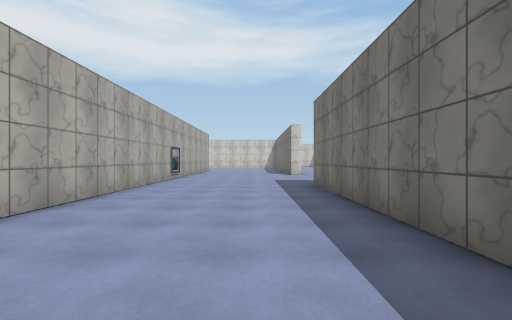
[1] (above)

24 first-person views from a walk through a scene from a Unity 3-D project. The camera is 1.5 m above the floor, looks level and sees 90° across. The floor is counted in squares, 2 m on a side. Each view is taken from the middle of a square. On the plan, view 1 faces up. The plan holds only what a view shows up to about 9 squares ahead; the rest is blank. The place goes on beyond the plan. Some animated figures are left out. Some surface patterns are stand-ins.

[2]
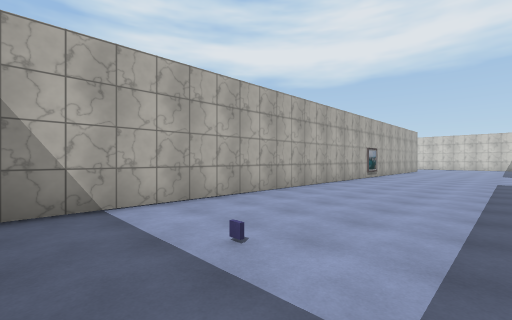

[3]
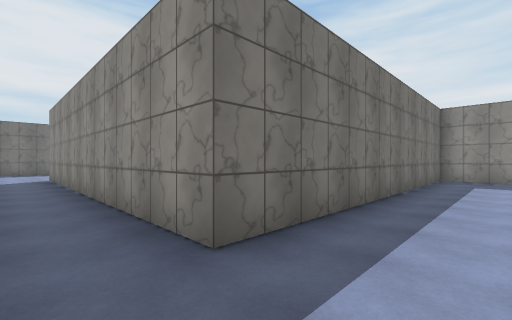

[4]
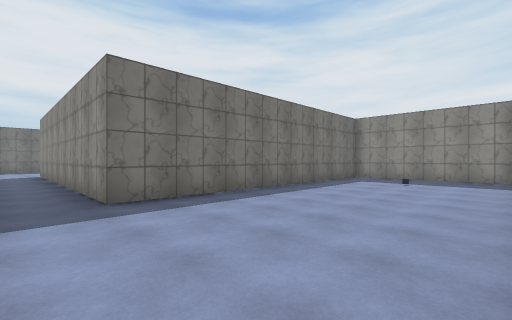

[5]
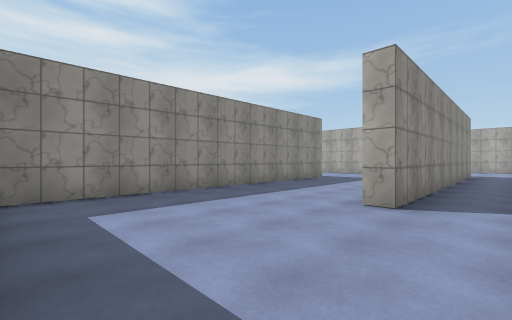

[6]
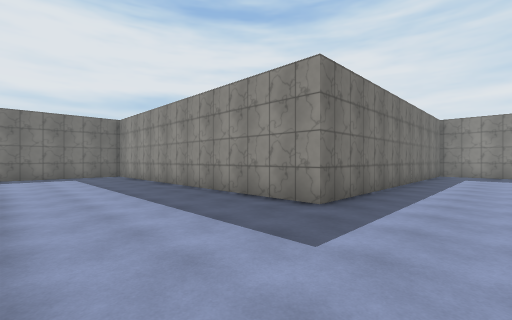

[7]
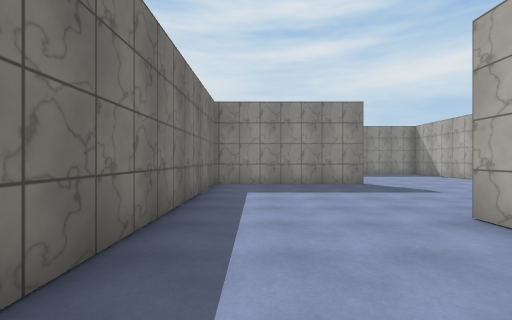

[8]
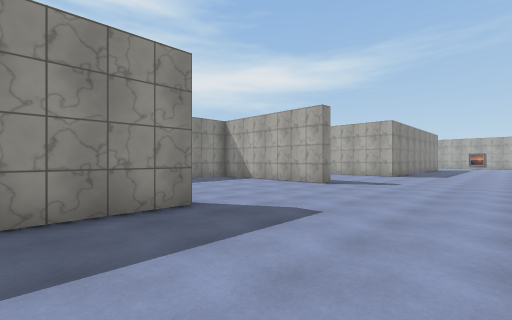

[9]
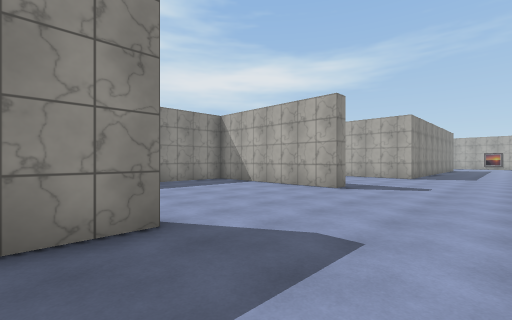

[10]
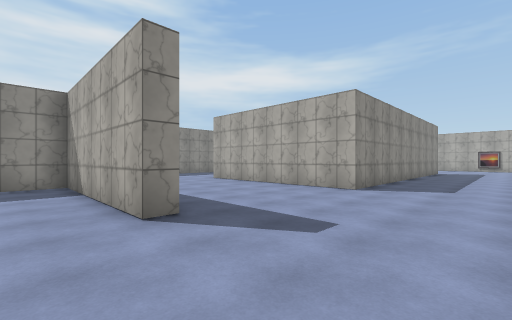

[11]
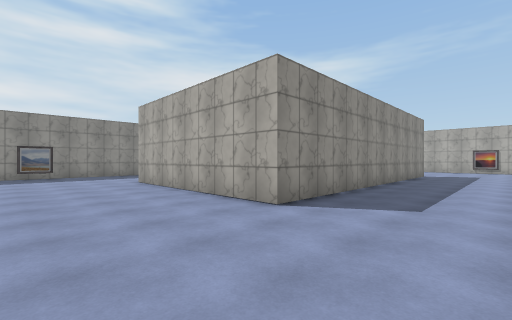

[12]
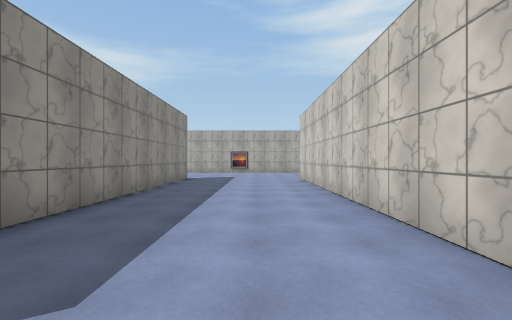

[13]
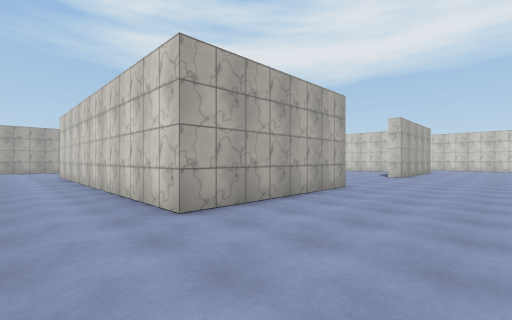

[14]
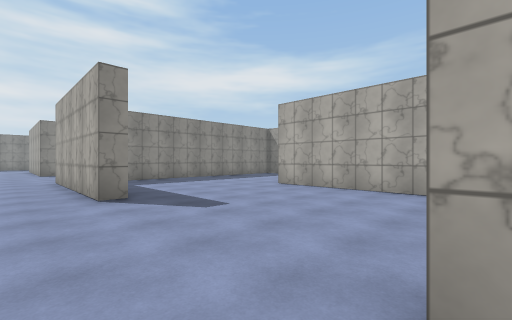

[15]
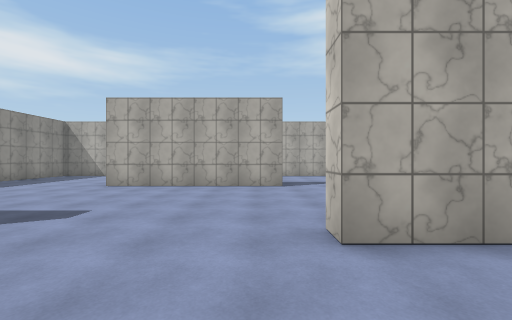

[16]
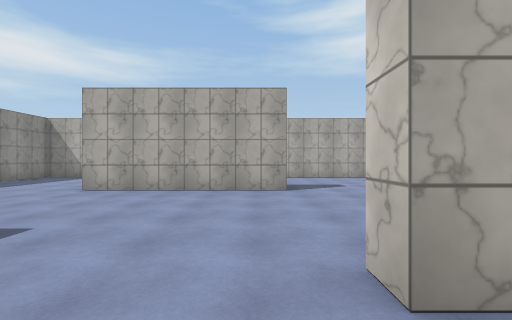

[17]
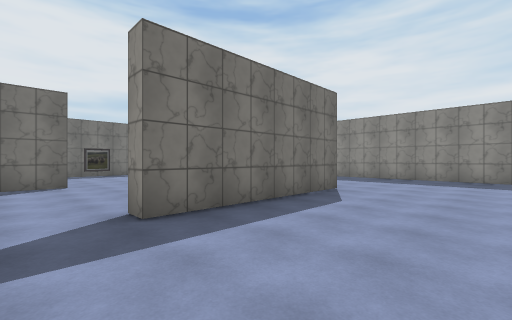

[18]
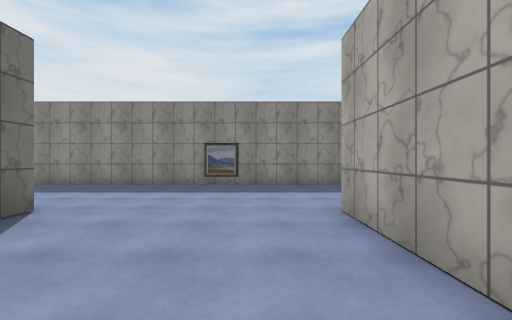

[19]
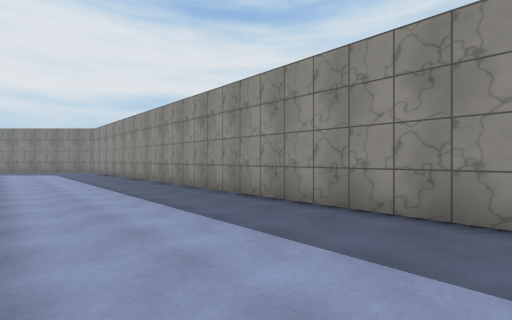

[20]
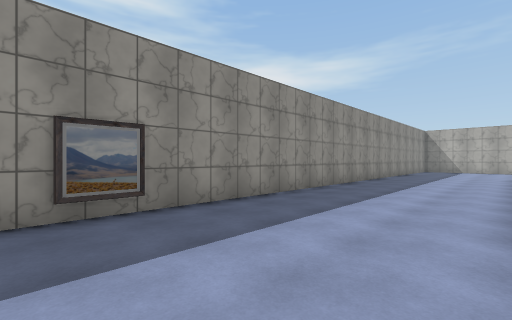

[21]
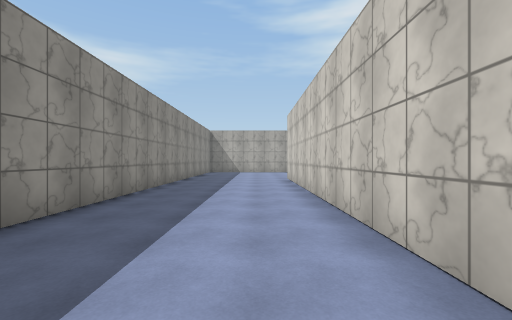

[22]
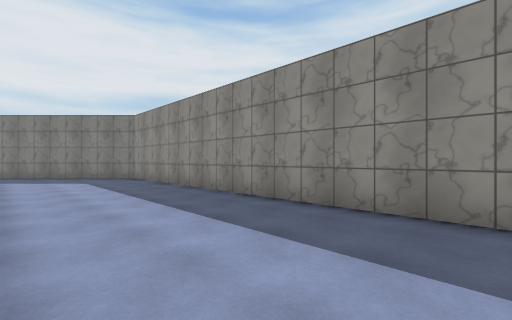

[23]
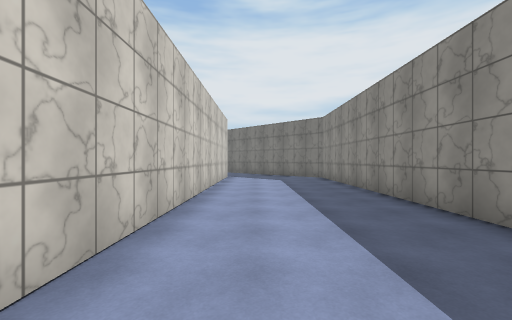

[24]
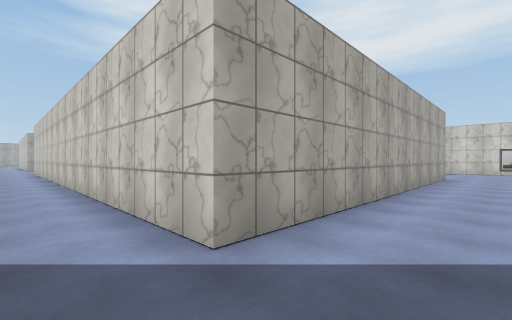

### Floor plan
Points are (right, up) in squares from view 1. A wall is a line through its corners. A room is listed if a view was taken in it or the views show most of it. See-through windows are left out.
Room 1 (views 1, 2, 3, 4)
walls: (-3.2, 9) (-3.2, -1); (-3, -1.8) (1.7, -1.8) (1.7, 7.7) (11.7, 7.7)
ways out: opening at (11, 9) to room 2
objects: block (-1, 1)
Room 2 (views 5, 6, 7, 8, 9, 10, 11, 12, 13, 14, 15, 16, 17, 18, 19, 20, 21, 22, 23, 24)
walls: (2.2, -1.8) (2.2, -2.2); (1.6, -6.7) (6.2, -6.7) (6.2, 3.3) (16, 3.3); (-3.9, -7.2) (-3.2, -7.2) (-3.2, -12.2) (-0.8, -12.2); (-3.8, -12.8) (-3.8, -12.2); (-8.8, 2.8) (-8.3, 2.8) (-8.3, -2.2) (-17, -2.2); (12.3, -3) (12.3, -12.7) (2.2, -12.7); (-9.2, -12.7) (-16.9, -12.7); (-13.8, 2.8) (-13.8, 7.7) (-13.3, 7.7) (-13.3, 2.8); (-8.3, 9.2) (-8.3, 7.8) (-8.8, 7.8) (-8.8, 9); (11.7, 7.7) (11.7, 7.2); (-17, -1.8) (-14.8, -1.8); (-17, -6.7) (-8.3, -6.7) (-8.3, -12.8); (16.2, 6.5) (16.2, 7); (-17, -16.7) (10, -16.7)
ways out: opening at (11, 9) to room 1

Positions as (right, up) in squares from view 1, and headings:
1: (0, 0), facing up
2: (1, -1), facing up-left
3: (0, 9), facing down-right
4: (-3, 9), facing down-right
5: (16, 9), facing down-left
6: (4, 7), facing down-right
7: (5, 1), facing down
8: (4, -3), facing down-left
9: (3, -4), facing down-left
10: (-2, -4), facing down-left
11: (-5, -4), facing down-left
12: (-8, -4), facing left
13: (-5, -4), facing up-left
14: (-7, 8), facing down-left
15: (-6, 7), facing left
16: (-7, 7), facing left
17: (-17, 9), facing down-right
18: (-7, -9), facing down
19: (-5, -13), facing down-right
20: (-5, -13), facing down-left
21: (-8, -14), facing left
22: (1, -13), facing down-right
23: (1, -14), facing right
24: (14, -14), facing up-left
